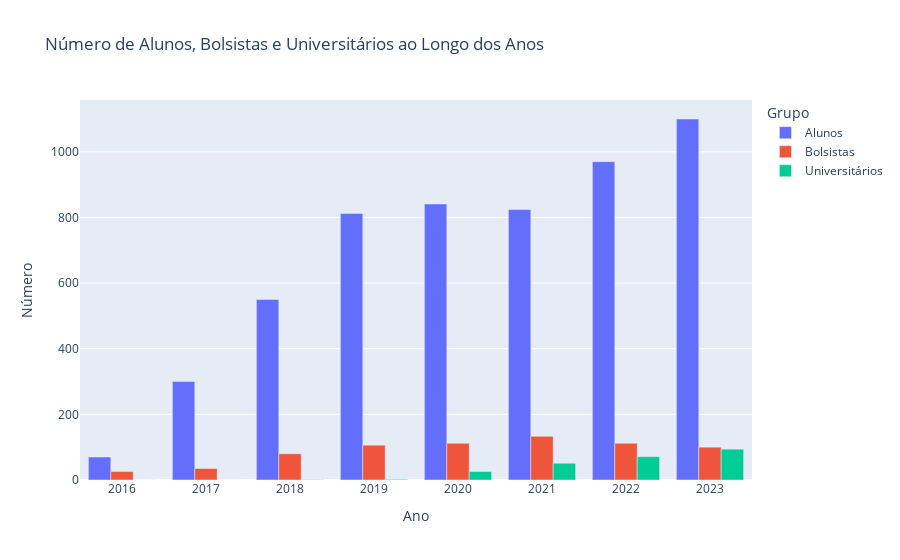
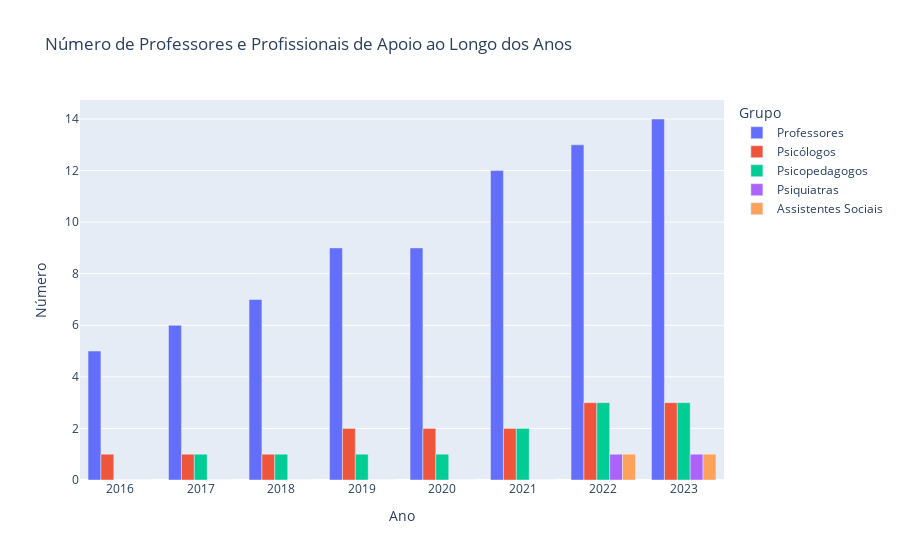

Notebook source saved alongside these figures, in order:
### Markdown cell above
## Visão Geral dos Dados

### Code cell
# Criando o gráfico de colunas para alunos, bolsistas e universitários
fig1 = go.Figure()

# Adicionando colunas para alunos, bolsistas e universitários
fig1.add_trace(go.Bar(x=df_dados_gerais['Ano'], y=df_dados_gerais['Alunos'], name='Alunos'))
fig1.add_trace(go.Bar(x=df_dados_gerais['Ano'], y=df_dados_gerais['Bolsistas'], name='Bolsistas'))
fig1.add_trace(go.Bar(x=df_dados_gerais['Ano'], y=df_dados_gerais['Universitarios'], name='Universitários'))

# Personalizando o layout do primeiro gráfico
fig1.update_layout(title='Número de Alunos, Bolsistas e Universitários ao Longo dos Anos',
                   xaxis_title='Ano',
                   yaxis_title='Número',
                   barmode='group',
                   legend_title='Grupo')

# Exibindo o primeiro gráfico
fig1.show()

# Criando o gráfico de colunas para professores, psicólogos, psicopedagogos, psiquiatras e assistentes sociais
fig2 = go.Figure()

# Adicionando colunas para professores, psicólogos, psicopedagogos, psiquiatras e assistentes sociais
fig2.add_trace(go.Bar(x=df_dados_gerais['Ano'], y=df_dados_gerais['Professores'], name='Professores'))
fig2.add_trace(go.Bar(x=df_dados_gerais['Ano'], y=df_dados_gerais['Psicologos'], name='Psicólogos'))
fig2.add_trace(go.Bar(x=df_dados_gerais['Ano'], y=df_dados_gerais['Psicopedagogos'], name='Psicopedagogos'))
fig2.add_trace(go.Bar(x=df_dados_gerais['Ano'], y=df_dados_gerais['Psiquiatras'], name='Psiquiatras'))
fig2.add_trace(go.Bar(x=df_dados_gerais['Ano'], y=df_dados_gerais['Assistentes_Sociais'], name='Assistentes Sociais'))

# Personalizando o layout do segundo gráfico
fig2.update_layout(title='Número de Professores e Profissionais de Apoio ao Longo dos Anos',
                   xaxis_title='Ano',
                   yaxis_title='Número',
                   barmode='group',
                   legend_title='Grupo')

# Exibindo o segundo gráfico
fig2.show()

### Figure 1 — Plotly figure (JSON) as saved in the notebook; plotly's stock layout.template omitted (floating-point values rounded to 4 significant figures)
{"data": [{"name": "Alunos", "type": "bar", "x": [2016, 2017, 2018, 2019, 2020, 2021, 2022, 2023], "y": [70, 300, 550, 812, 841, 824, 970, 1100]}, {"name": "Bolsistas", "type": "bar", "x": [2016, 2017, 2018, 2019, 2020, 2021, 2022, 2023], "y": [26, 35, 80, 106, 112, 133, 112, 100]}, {"name": "Universitários", "type": "bar", "x": [2016, 2017, 2018, 2019, 2020, 2021, 2022, 2023], "y": [0, 0, 1, 2, 26, 51, 71, 94]}], "layout": {"barmode": "group", "legend": {"title": {"text": "Grupo"}}, "title": {"text": "Número de Alunos, Bolsistas e Universitários ao Longo dos Anos"}, "xaxis": {"title": {"text": "Ano"}}, "yaxis": {"title": {"text": "Número"}}}}

### Figure 2 — Plotly figure (JSON) as saved in the notebook; plotly's stock layout.template omitted (floating-point values rounded to 4 significant figures)
{"data": [{"name": "Professores", "type": "bar", "x": [2016, 2017, 2018, 2019, 2020, 2021, 2022, 2023], "y": [5, 6, 7, 9, 9, 12, 13, 14]}, {"name": "Psicólogos", "type": "bar", "x": [2016, 2017, 2018, 2019, 2020, 2021, 2022, 2023], "y": [1, 1, 1, 2, 2, 2, 3, 3]}, {"name": "Psicopedagogos", "type": "bar", "x": [2016, 2017, 2018, 2019, 2020, 2021, 2022, 2023], "y": [0, 1, 1, 1, 1, 2, 3, 3]}, {"name": "Psiquiatras", "type": "bar", "x": [2016, 2017, 2018, 2019, 2020, 2021, 2022, 2023], "y": [0, 0, 0, 0, 0, 0, 1, 1]}, {"name": "Assistentes Sociais", "type": "bar", "x": [2016, 2017, 2018, 2019, 2020, 2021, 2022, 2023], "y": [0, 0, 0, 0, 0, 0, 1, 1]}], "layout": {"barmode": "group", "legend": {"title": {"text": "Grupo"}}, "title": {"text": "Número de Professores e Profissionais de Apoio ao Longo dos Anos"}, "xaxis": {"title": {"text": "Ano"}}, "yaxis": {"title": {"text": "Número"}}}}
